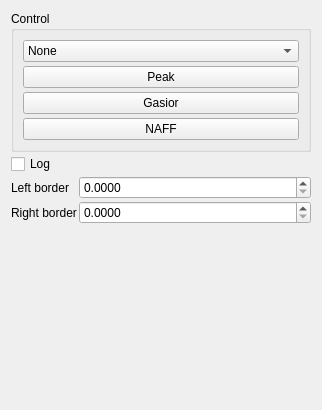
<?xml version="1.0" encoding="UTF-8"?>
<ui version="4.0">
 <class>Form</class>
 <widget class="QWidget" name="Form">
  <property name="geometry">
   <rect>
    <x>0</x>
    <y>0</y>
    <width>322</width>
    <height>410</height>
   </rect>
  </property>
  <property name="windowTitle">
   <string>Form</string>
  </property>
  <layout class="QVBoxLayout" name="verticalLayout_3">
   <item>
    <layout class="QVBoxLayout" name="verticalLayout_2">
     <property name="spacing">
      <number>2</number>
     </property>
     <item>
      <widget class="QGroupBox" name="groupBox">
       <property name="title">
        <string>Control</string>
       </property>
       <layout class="QVBoxLayout" name="verticalLayout">
        <property name="spacing">
         <number>4</number>
        </property>
        <item>
         <widget class="QComboBox" name="checkWindowBox">
          <item>
           <property name="text">
            <string>None</string>
           </property>
          </item>
          <item>
           <property name="text">
            <string>Hann</string>
           </property>
          </item>
          <item>
           <property name="text">
            <string>Hamming</string>
           </property>
          </item>
         </widget>
        </item>
        <item>
         <widget class="QPushButton" name="usePeakBtn">
          <property name="text">
           <string>Peak</string>
          </property>
          <property name="checkable">
           <bool>true</bool>
          </property>
          <attribute name="buttonGroup">
           <string notr="true">buttonGroup</string>
          </attribute>
         </widget>
        </item>
        <item>
         <widget class="QPushButton" name="useGassiorBtn">
          <property name="text">
           <string>Gasior</string>
          </property>
          <property name="checkable">
           <bool>true</bool>
          </property>
          <attribute name="buttonGroup">
           <string notr="true">buttonGroup</string>
          </attribute>
         </widget>
        </item>
        <item>
         <widget class="QPushButton" name="useNaffBtn">
          <property name="styleSheet">
           <string notr="true">selection-color: rgb(0, 255, 0);</string>
          </property>
          <property name="text">
           <string>NAFF</string>
          </property>
          <property name="checkable">
           <bool>true</bool>
          </property>
          <attribute name="buttonGroup">
           <string notr="true">buttonGroup</string>
          </attribute>
         </widget>
        </item>
       </layout>
      </widget>
     </item>
     <item>
      <widget class="QCheckBox" name="log_mod">
       <property name="text">
        <string>Log</string>
       </property>
      </widget>
     </item>
     <item>
      <layout class="QFormLayout" name="formLayout">
       <item row="0" column="0">
        <widget class="QLabel" name="lb_label">
         <property name="text">
          <string>Left border</string>
         </property>
        </widget>
       </item>
       <item row="0" column="1">
        <widget class="QDoubleSpinBox" name="lboardSBox">
         <property name="correctionMode">
          <enum>QAbstractSpinBox::CorrectToNearestValue</enum>
         </property>
         <property name="keyboardTracking">
          <bool>false</bool>
         </property>
         <property name="decimals">
          <number>4</number>
         </property>
         <property name="maximum">
          <double>0.500000000000000</double>
         </property>
         <property name="singleStep">
          <double>0.001000000000000</double>
         </property>
        </widget>
       </item>
       <item row="1" column="0">
        <widget class="QLabel" name="rb_label">
         <property name="text">
          <string>Right border</string>
         </property>
        </widget>
       </item>
       <item row="1" column="1">
        <widget class="QDoubleSpinBox" name="rboardSBox">
         <property name="correctionMode">
          <enum>QAbstractSpinBox::CorrectToNearestValue</enum>
         </property>
         <property name="keyboardTracking">
          <bool>false</bool>
         </property>
         <property name="decimals">
          <number>4</number>
         </property>
         <property name="maximum">
          <double>0.500000000000000</double>
         </property>
         <property name="singleStep">
          <double>0.001000000000000</double>
         </property>
        </widget>
       </item>
      </layout>
     </item>
     <item>
      <spacer name="verticalSpacer">
       <property name="orientation">
        <enum>Qt::Vertical</enum>
       </property>
       <property name="sizeHint" stdset="0">
        <size>
         <width>20</width>
         <height>59</height>
        </size>
       </property>
      </spacer>
     </item>
    </layout>
   </item>
  </layout>
 </widget>
 <resources/>
 <connections/>
 <buttongroups>
  <buttongroup name="buttonGroup"/>
 </buttongroups>
</ui>
